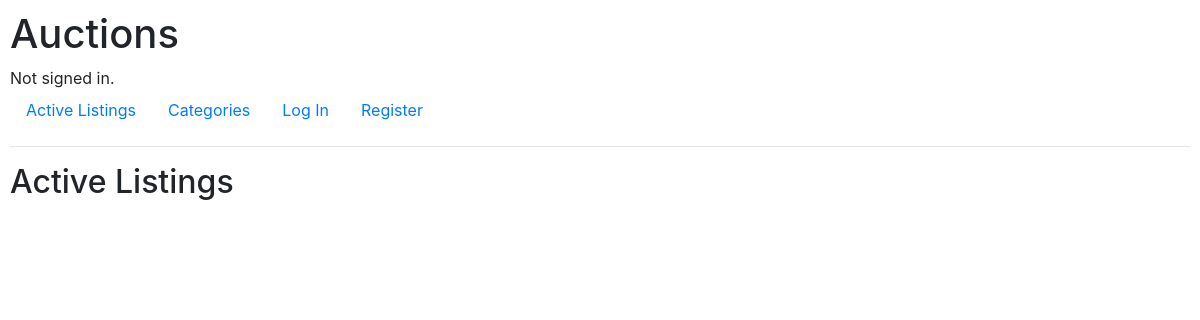
The app's page /, older data.
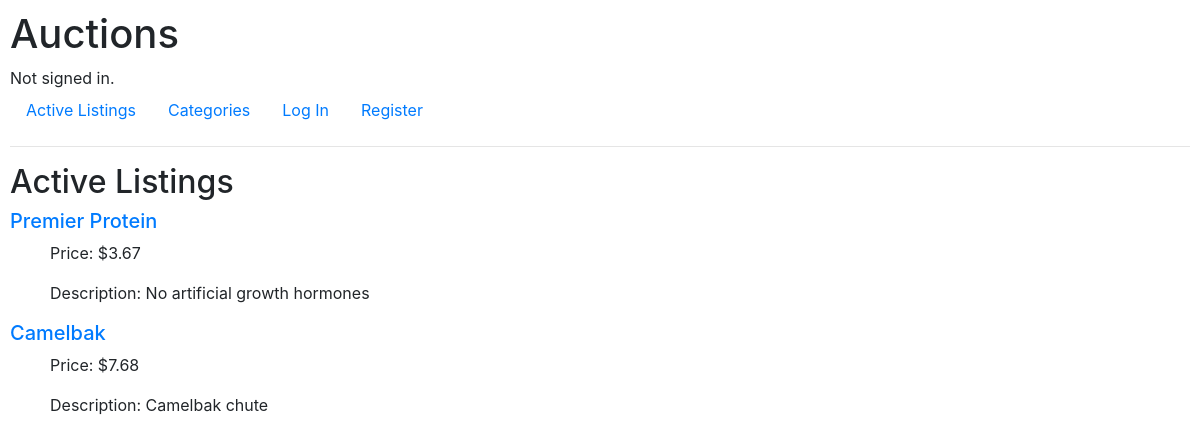
The same page, newer data.
### auctions/models.py (models this page shows)
class Listing(models.Model):
    title = models.CharField(max_length=64)
    price = models.DecimalField(decimal_places=2, max_digits=100)
    description = models.CharField(max_length=200)
    user = models.ForeignKey(
        User, on_delete=models.CASCADE, related_name="listing_hx")
    url = models.CharField(max_length=200, default="None")
    def __str__(self):
        return f"{self.title}"

### auctions/views.py (the view)
# urls.py: path("", views.index, name="index"),
def index(request):
    return render(request, "auctions/index.html", {
        "Listings": Listing.objects.all(),
    })

### auctions/templates/auctions/index.html (shortened to what this page needs)
{% extends "auctions/layout.html" %}
{% block body %}
    <h2>Active Listings</h2>
    {% for listing in Listings %}
        <h5><a href="\{{listing.pk}}\listing">{{listing}}</a></h5>
        <ul>Price: ${{listing.price}}</ul>
        <ul>Description: {{listing.description}}</ul>
    {% endfor %}
{% endblock %}

### auctions/templates/auctions/layout.html (shortened to what this page needs)
{% load static %}
<!DOCTYPE html>
<html lang="en">
    <head>
        <link rel="stylesheet" href="https://stackpath.bootstrapcdn.com/bootstrap/4.4.1/css/bootstrap.min.css">
        <link href="{% static 'auctions/styles.css' %}" rel="stylesheet">
    </head>
    <body>
        <h1>Auctions</h1>
        <div>
            {% if user.is_authenticated %}
                Signed in as <strong>{{ user.username }}</strong>.
            {% else %}
                Not signed in.
            {% endif %}
        </div>
        <ul class="nav">
            <li class="nav-item">
                <a class="nav-link" href="{% url 'index' %}">Active Listings</a>
            </li>
            <li class="nav-item">
                <a class="nav-link" href="{% url 'categories' %}">Categories</a>
            </li>
            {% if user.is_authenticated %}
                <li class="nav-item">
                    <a class="nav-link" href="{% url 'create' %}">Create Listing</a>
                </li>
                <li class="nav-item">
                    <a class="nav-link" href="{% url 'watchlist' %}">Watchlist</a>
                </li>
                <li class="nav-item">
                    <a class="nav-link" href="{% url 'logout' %}">Log Out</a>
                </li>
            {% else %}
                <li class="nav-item">
                    <a class="nav-link" href="{% url 'login' %}">Log In</a>
                </li>
                <li class="nav-item">
                    <a class="nav-link" href="{% url 'register' %}">Register</a>
                </li>
            {% endif %}
        </ul>
        <hr>
        {% block body %}
        {% endblock %}
    </body>
</html>

### auctions/static/auctions/styles.css (style rules this page uses)
body { padding: 10px; }

Row changes from the older to the newer data that the page shows:
added Listing: title "Premier Protein", price "3.67", description "No artificial growth hormones"
added Listing: title "Camelbak", price "7.68", description "Camelbak chute"
